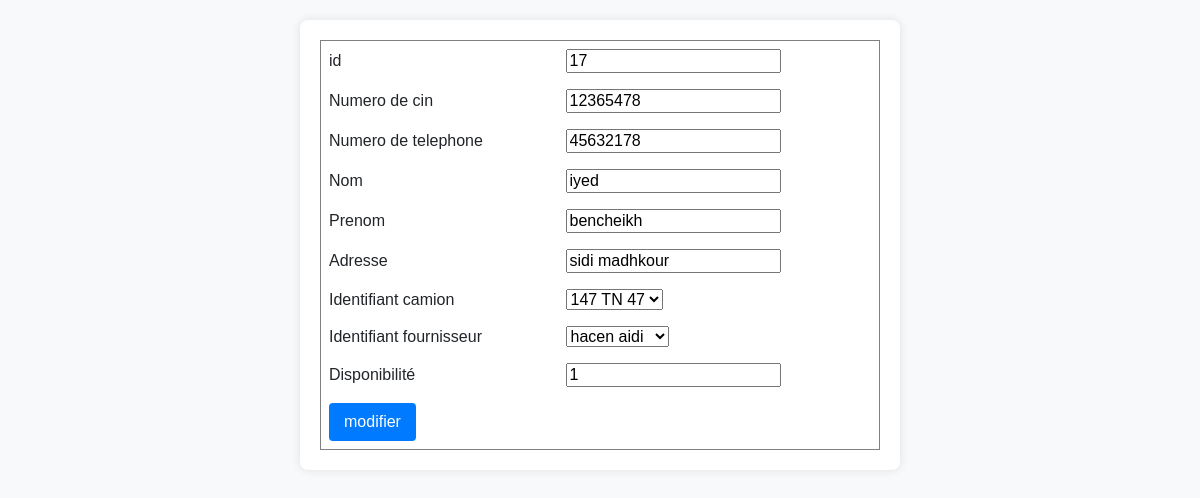
Page /user-side/modiffch.php?id=17 on the committed database.
### tables this page shows
CREATE TABLE `chauffeur` (
  `idchauf` int(11) NOT NULL,
  `cinCh` int(8) NOT NULL,
  `numTelCh` int(8) NOT NULL,
  `nomCh` varchar(20) NOT NULL,
  `prenomCh` varchar(20) NOT NULL,
  `adresseCh` varchar(20) NOT NULL,
  `idc` int(11) NOT NULL,
  `idf` int(11) NOT NULL,
  `dispo` int(1) NOT NULL DEFAULT 1
);

### database/config.php (called while the page is built, shortened)
<?php
abstract class Connexion {
function __construct()
{
$this->pdo =new PDO('mysql:host=localhost;dbname=usine','root','');
}
}
?>

### controllers/FournisseurController.php (called while the page is built, shortened)
<?php
include_once('../database/config.php');
class FournisseurControle extends Connexion{
    function listeFour(){
        $query = "select * from fournisseur";
        $res=$this->pdo->prepare($query);
        $res->execute();
        return $res;
    }
}

### controllers/ChauffeurController.php (called while the page is built, shortened)
<?php
include_once('../database/config.php');
class ChauffeurControle extends Connexion{
    function getChauf($idchauf){
        $query="select * from chauffeur where idchauf = ? ";
        $res = $this->pdo->prepare($query);
        $res->execute(array($idchauf));
        $array= $res->fetch();
        return $array;
    }
}

### controllers/CamionController.php (called while the page is built, shortened)
<?php
include_once('../database/config.php');
class CamionControle extends Connexion{
    function listeCam(){
        $query = "select * from camion";
        $res=$this->pdo->prepare($query);
        $res->execute();
        return $res;
    }
}

### user-side/modiffch.php (the view, shortened to what this page needs)
<?php
require_once('../controllers/ChauffeurController.php');
require_once('../controllers/CamionController.php');
require_once('../controllers/FournisseurController.php');
$chauffeurCtr = new ChauffeurControle();
$cam = new CamionControle();
$four = new FournisseurControle();
$res = $chauffeurCtr->getChauf($_GET['id']);
$res2 = $cam->listeCam();
$res3 = $four->listeFour();
?>
<html>
    <head>
    <link href="https://cdn.jsdelivr.net/npm/bootstrap@5.3.2/dist/css/bootstrap.min.css" rel="stylesheet">
    </head>
    <body>
        <form name="f1" method="post" action="modificationChauffeur.php">
    <table border='1'>
        <tr>
            <td>id</td>
            <td><input type="text" name="idchauf" readonly="readonly" value="<?php echo $res[0] ?>" required/></td>
        </tr>
        <tr>
            <td>Numero de cin</td>
            <td><input type="text" name="cinCh" maxlength="8" value="<?php echo $res[1] ?>" required/></td>
        </tr>
        <tr>
            <td>Numero de telephone</td>
            <td><input type="text" name="numTelCh" maxlength="8" value="<?php echo $res[2] ?>" required/></td>
        </tr>
        <tr>
            <td>Nom</td>
            <td><input type="text" name="nomCh" value="<?php echo $res[3] ?>" required/></td>
        </tr>
        <tr>
            <td>Prenom</td>
            <td><input type="text" name="prenomCh" value="<?php echo $res[4] ?>" required/></td>
        </tr>
        <tr>
            <td>Adresse</td>
            <td><input type="text" name="adresseCh" value="<?php echo $res[5] ?>" required/></td>
        </tr>
        <tr>
            <td>Identifiant camion</td>
            <td>
                <select name="idc" required>
                    <?php
                    while ($l2 = $res2->fetch()) {
                        $selected = ($l2[0] == $res[6]) ? 'selected' : '';
                        echo "<option value=" . $l2[0] . " $selected>$l2[3]</option>";
                    }
                    ?>
                </select>
            </td>
        </tr>
        <tr>
            <td>Identifiant fournisseur</td>
            <td>
                <select name="idf" required>
                    <?php
                    while ($l3 = $res3->fetch()) {
                        $selected = ($l3[0] == $res[7]) ? 'selected' : '';
                        echo "<option value=" . $l3[0] . " $selected>$l3[3] $l3[4]</option>";
                    }
                    ?>
                </select>
            </td>
        </tr>
        <tr>
        <td>Disponibilité</td>
        <td><input type="text" name="dispo" value= "<?php echo $res[8] ?>"readonly="readonly"> </td>
        </tr>
        <tr>
            <td><input type="submit" value="modifier" name="mod"/></td>
        </tr>
    </table>
</form>
    </body>
</html>

### user-side/modiffch.php (style rules this page uses)
body { font-family: 'Arial', sans-serif; background-color: #f8f9fa; }
form { max-width: 600px; margin: 20px auto; background-color: #fff; padding: 20px; border-radius: 8px; box-shadow: 0 0 10px rgba(0, 0, 0, 0.1); }
table { width: 100%; }
td { padding: 8px; }
input[type="submit"], input[type="reset"] { background-color: #007bff; color: #fff; padding: 10px 15px; border: none; border-radius: 4px; cursor: pointer; }

### rows in the picture
chauffeur: idchauf "17", cinCh "12365478", numTelCh "45632178", nomCh "iyed", prenomCh "bencheikh", adresseCh "sidi madhkour", dispo "1"

### other values in the picture
form field idc "147 TN 47"
form field idf "hacen aidi"
